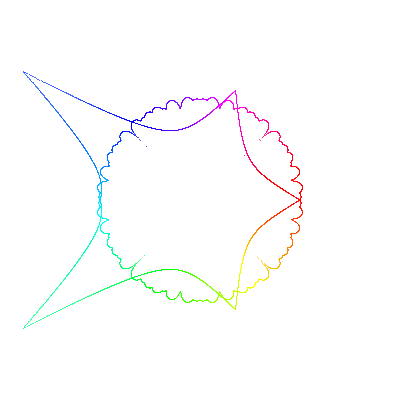
Frame 1 (no input)
Frame 60 (the mouse pressed at the canvas centre just before this capture): identical to frame 1, image omitted
Frame 120 (the mouse held since frame 60 and released just before this capture): identical to frame 1, image omitted

The Processing sketch that drew this single still picture (run headless with seeded random() and noise(); from frame 60 on, the mouse is pressed at the canvas centre):

// Processing sketch: q2
// ── q2.pde
void setup(){
  size(400,400);
  strokeWeight(1);
  colorMode(HSB,360,100,100);
}
void draw(){
  background(360);
  translate(width/2,height/2);
  
  //Black supershape
  stroke(0);
  float a = 1, b = 1;
  float m1 = 2, m2 = 10;
  float n1 = 1.5, n2 = 1, n3 = 1;
  supershape(a,b,m1,m2,n1,n2,n3);
  
  //Red supershape
  //REQ 2: call supershape again with a different set of values. 
  m1 = 88; m2 = 64; n1 = -20;
  supershape(a,b,m1,m2,n1,n2,n3);
}

void supershape(float a, float b, float m1, float m2, float n1, float n2, float n3){
  /*REQ 1: Add a loop here. 
        The loop veriable is an angle "theta" that changes from 0 to 2*PI with a very small increment
        In each iteration of the loop, do the following:
         1) compute r using the formula given in the assignment
         2) compute x = r * cos(theta) and y = r * sin(theta)
         3) put a point at (x,y)
  */
  for(float theta = 0; theta <= 2 * PI; theta+=0.001){
    stroke(60 * theta,100,100);
    float r = pow( pow(abs((cos(m1*theta/4))/a),n2) + pow(abs(sin(m2 * theta/4)/b),n3),(-1/n1));
    float x = 100 * r * cos(theta);
    float y = 100 * r * sin(theta);
    point(x,y);
  }

}
